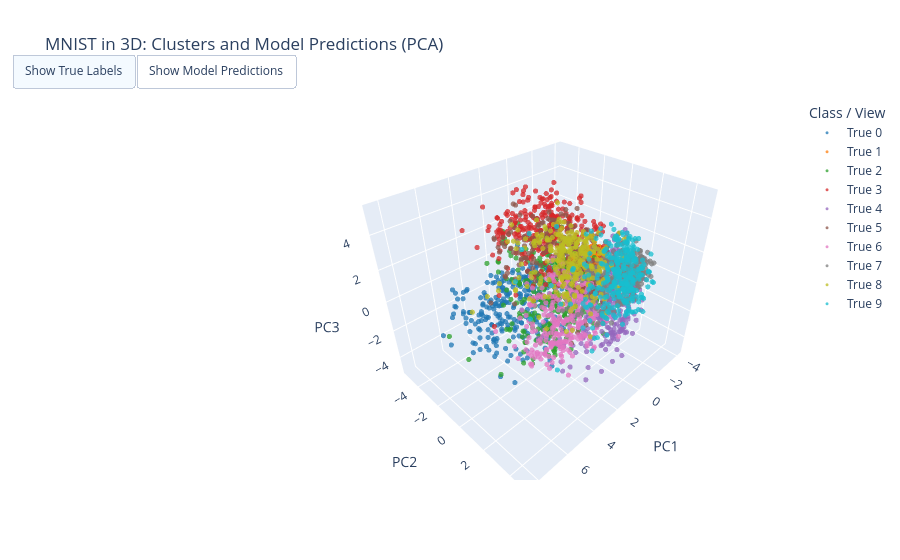

Here is the notebook cell this chart was saved with:
### Markdown cell above
## Step 10B: 3D View of Clusters and Model Predictions

Use PCA to project MNIST images from 784 dimensions to 3 dimensions, then interactively compare:
- True class clusters
- Model-predicted classes
- Misclassified points

### Code cell
# 3D interactive visualization: true labels vs model predictions
# Use a subset for smooth rendering in notebooks
subset_size = 3000
rng = np.random.RandomState(42)
indices = rng.choice(X_test_normalized.shape[0], size=subset_size, replace=False)

X_subset = X_test_normalized[indices]
y_true_subset = y_test[indices]

# Flatten 28x28 images to 784 features and project to 3D using PCA
X_subset_flat = X_subset.reshape(X_subset.shape[0], -1)
pca_3d = PCA(n_components=3, random_state=42)
X_3d = pca_3d.fit_transform(X_subset_flat)

# Model predictions on the same subset
y_pred_probs = model.predict(X_subset, verbose=0)
y_pred_subset = np.argmax(y_pred_probs, axis=1)
misclassified = (y_pred_subset != y_true_subset)

digit_colors = [
    '#1f77b4', '#ff7f0e', '#2ca02c', '#d62728', '#9467bd',
    '#8c564b', '#e377c2', '#7f7f7f', '#bcbd22', '#17becf'
]

fig_3d = go.Figure()

# Traces 0-9: true labels (shown by default)
for digit in range(10):
    mask = (y_true_subset == digit)
    fig_3d.add_trace(go.Scatter3d(
        x=X_3d[mask, 0],
        y=X_3d[mask, 1],
        z=X_3d[mask, 2],
        mode='markers',
        name=f'True {digit}',
        marker=dict(size=3, color=digit_colors[digit], opacity=0.75),
        visible=True
    ))

# Traces 10-19: predicted labels (hidden initially)
for digit in range(10):
    mask = (y_pred_subset == digit)
    fig_3d.add_trace(go.Scatter3d(
        x=X_3d[mask, 0],
        y=X_3d[mask, 1],
        z=X_3d[mask, 2],
        mode='markers',
        name=f'Pred {digit}',
        marker=dict(size=3, color=digit_colors[digit], opacity=0.75),
        visible=False
    ))

# Trace 20: misclassified points overlay (for prediction view)
fig_3d.add_trace(go.Scatter3d(
    x=X_3d[misclassified, 0],
    y=X_3d[misclassified, 1],
    z=X_3d[misclassified, 2],
    mode='markers',
    name='Misclassified',
    marker=dict(size=5, color='black', symbol='x', opacity=0.9),
    visible=False
))

show_true = [True] * 10 + [False] * 11
show_pred = [False] * 10 + [True] * 11

fig_3d.update_layout(
    title='MNIST in 3D: Clusters and Model Predictions (PCA)',
    scene=dict(
        xaxis_title='PC1',
        yaxis_title='PC2',
        zaxis_title='PC3'
    ),
    legend_title_text='Class / View',
    updatemenus=[
        dict(
            type='buttons',
            direction='right',
            x=0.0, y=1.12,
            buttons=[
                dict(label='Show True Labels', method='update',
                     args=[{'visible': show_true},
                           {'title': 'MNIST in 3D: True Class Clusters (PCA)'}]),
                dict(label='Show Model Predictions', method='update',
                     args=[{'visible': show_pred},
                           {'title': 'MNIST in 3D: Model-Predicted Classes (PCA)'}])
            ]
        )
    ]
)

fig_3d.show()

subset_accuracy = np.mean(y_pred_subset == y_true_subset)
print(f'Subset accuracy shown in plot: {subset_accuracy:.4f} ({subset_accuracy*100:.2f}%)')

### Figure 1 — Plotly figure (JSON) as saved in the notebook; plotly's stock layout.template omitted (floating-point values rounded to 4 significant figures; data arrays with more than 128 entries replaced by an {"elided": "..."} marker saying what was removed)
{"data": [{"marker": {"color": "#1f77b4", "opacity": 0.75, "size": 3}, "mode": "markers", "name": "True 0", "type": "scatter3d", "visible": true, "x": {"elided": "290 float values"}, "y": {"elided": "290 float values"}, "z": {"elided": "290 float values"}}, {"marker": {"color": "#ff7f0e", "opacity": 0.75, "size": 3}, "mode": "markers", "name": "True 1", "type": "scatter3d", "visible": true, "x": {"elided": "346 float values"}, "y": {"elided": "346 float values"}, "z": {"elided": "346 float values"}}, {"marker": {"color": "#2ca02c", "opacity": 0.75, "size": 3}, "mode": "markers", "name": "True 2", "type": "scatter3d", "visible": true, "x": {"elided": "315 float values"}, "y": {"elided": "315 float values"}, "z": {"elided": "315 float values"}}, {"marker": {"color": "#d62728", "opacity": 0.75, "size": 3}, "mode": "markers", "name": "True 3", "type": "scatter3d", "visible": true, "x": {"elided": "304 float values"}, "y": {"elided": "304 float values"}, "z": {"elided": "304 float values"}}, {"marker": {"color": "#9467bd", "opacity": 0.75, "size": 3}, "mode": "markers", "name": "True 4", "type": "scatter3d", "visible": true, "x": {"elided": "315 float values"}, "y": {"elided": "315 float values"}, "z": {"elided": "315 float values"}}, {"marker": {"color": "#8c564b", "opacity": 0.75, "size": 3}, "mode": "markers", "name": "True 5", "type": "scatter3d", "visible": true, "x": {"elided": "249 float values"}, "y": {"elided": "249 float values"}, "z": {"elided": "249 float values"}}, {"marker": {"color": "#e377c2", "opacity": 0.75, "size": 3}, "mode": "markers", "name": "True 6", "type": "scatter3d", "visible": true, "x": {"elided": "291 float values"}, "y": {"elided": "291 float values"}, "z": {"elided": "291 float values"}}, {"marker": {"color": "#7f7f7f", "opacity": 0.75, "size": 3}, "mode": "markers", "name": "True 7", "type": "scatter3d", "visible": true, "x": {"elided": "298 float values"}, "y": {"elided": "298 float values"}, "z": {"elided": "298 float values"}}, {"marker": {"color": "#bcbd22", "opacity": 0.75, "size": 3}, "mode": "markers", "name": "True 8", "type": "scatter3d", "visible": true, "x": {"elided": "286 float values"}, "y": {"elided": "286 float values"}, "z": {"elided": "286 float values"}}, {"marker": {"color": "#17becf", "opacity": 0.75, "size": 3}, "mode": "markers", "name": "True 9", "type": "scatter3d", "visible": true, "x": {"elided": "306 float values"}, "y": {"elided": "306 float values"}, "z": {"elided": "306 float values"}}, {"marker": {"color": "#1f77b4", "opacity": 0.75, "size": 3}, "mode": "markers", "name": "Pred 0", "type": "scatter3d", "visible": false, "x": {"elided": "296 float values"}, "y": {"elided": "296 float values"}, "z": {"elided": "296 float values"}}, {"marker": {"color": "#ff7f0e", "opacity": 0.75, "size": 3}, "mode": "markers", "name": "Pred 1", "type": "scatter3d", "visible": false, "x": {"elided": "344 float values"}, "y": {"elided": "344 float values"}, "z": {"elided": "344 float values"}}, {"marker": {"color": "#2ca02c", "opacity": 0.75, "size": 3}, "mode": "markers", "name": "Pred 2", "type": "scatter3d", "visible": false, "x": {"elided": "305 float values"}, "y": {"elided": "305 float values"}, "z": {"elided": "305 float values"}}, {"marker": {"color": "#d62728", "opacity": 0.75, "size": 3}, "mode": "markers", "name": "Pred 3", "type": "scatter3d", "visible": false, "x": {"elided": "307 float values"}, "y": {"elided": "307 float values"}, "z": {"elided": "307 float values"}}, {"marker": {"color": "#9467bd", "opacity": 0.75, "size": 3}, "mode": "markers", "name": "Pred 4", "type": "scatter3d", "visible": false, "x": {"elided": "319 float values"}, "y": {"elided": "319 float values"}, "z": {"elided": "319 float values"}}, {"marker": {"color": "#8c564b", "opacity": 0.75, "size": 3}, "mode": "markers", "name": "Pred 5", "type": "scatter3d", "visible": false, "x": {"elided": "253 float values"}, "y": {"elided": "253 float values"}, "z": {"elided": "253 float values"}}, {"marker": {"color": "#e377c2", "opacity": 0.75, "size": 3}, "mode": "markers", "name": "Pred 6", "type": "scatter3d", "visible": false, "x": {"elided": "294 float values"}, "y": {"elided": "294 float values"}, "z": {"elided": "294 float values"}}, {"marker": {"color": "#7f7f7f", "opacity": 0.75, "size": 3}, "mode": "markers", "name": "Pred 7", "type": "scatter3d", "visible": false, "x": {"elided": "299 float values"}, "y": {"elided": "299 float values"}, "z": {"elided": "299 float values"}}, {"marker": {"color": "#bcbd22", "opacity": 0.75, "size": 3}, "mode": "markers", "name": "Pred 8", "type": "scatter3d", "visible": false, "x": {"elided": "286 float values"}, "y": {"elided": "286 float values"}, "z": {"elided": "286 float values"}}, {"marker": {"color": "#17becf", "opacity": 0.75, "size": 3}, "mode": "markers", "name": "Pred 9", "type": "scatter3d", "visible": false, "x": {"elided": "297 float values"}, "y": {"elided": "297 float values"}, "z": {"elided": "297 float values"}}, {"marker": {"color": "black", "opacity": 0.9, "size": 5, "symbol": "x"}, "mode": "markers", "name": "Misclassified", "type": "scatter3d", "visible": false, "x": [-1.344, -2.616, -0.5693, -1.694, 2.352, 2.675, 2.175, 2.378, -0.1066, 0.3352, -2.967, 1.959, -0.2261, -2.552, -0.2486, -1.922, -0.6987, 2.015, -0.8694, -1.957, 2.47, -1.533, -1.82, -0.6171, -0.5201, -0.3732, -0.5442, -0.5587, -1.792, 0.4913, 3.31, 0.2955, 0.6333, -2.902, 0.4251, -0.6153, -2.358, -0.06487, -1.822, -2.247, -1.371, 1.156, -0.3343, -0.2307, -0.9588, -2.946, -2.198, -1.817, -2.539, 0.0132, 0.5053, -1.156, 0.8717, -1.658, 2.585, 0.3917, -2.133, 2.557, 3.303, -0.5101, 0.5605, 0.9682, -2.008, -0.9369, -1.161, 0.1635, 1.017, -1.883, -1.216, 0.4288, 3.036, -2.059, -0.9678, 0.4355, -1.952, -0.5498, 2.517, 1.674, 3.323, -0.07274, 1.04, -0.4562, 0.3239, 1.355, -1.404, 5.274, -1.444], "y": [-2.37, -0.7425, -0.9066, -1.606, -0.225, -1.493, 0.6611, -1.013, 1.627, -0.4151, -1.841, -1.686, -1.756, 1.214, -0.9135, 2.703, 0.07549, -1.924, 0.459, 1.167, -2.361, -2.397, 2.202, 3.65, -1.463, -1.162, 1.391, -0.09298, 1.485, 1.874, 0.3449, -1.45, -0.7669, -1.581, 0.6767, 1.503, 1.015, 3.711, 0.1409, 1.471, -2.09, -0.5831, -1.326, 2.038, -1.047, 0.0162, -0.4102, -0.1651, 1.106, -3.227, -3.26, 2.34, -1.341, -0.3493, -0.6804, 3.591, -0.2604, 0.903, -0.3075, 0.6115, -1.913, 3.725, 1.509, 2.531, -0.001927, 3.029, -2.26, -1.213, 0.2629, 2.718, 1.093, 0.2868, -1.153, 1.649, -0.76, 1.065, -0.4162, 1.391, -1.077, 0.8048, 0.7172, 0.8386, 2.651, -0.1023, 1.287, 0.8516, 1.686], "z": [0.1674, 0.7278, -0.7739, -1.065, -0.2954, 2.382, -3.182, -0.8998, 0.5573, 0.08896, -1.172, 2.987, 2.577, -0.1421, 3.463, -0.5807, -1.695, -0.3261, 1.022, 0.2545, -1.695, -2.042, 0.09001, -0.7552, 0.7255, 1.022, -2.963, -2.731, 0.3577, -0.9317, -2.285, -2.075, -3.331, -1.191, -2.02, 2.374, -0.7927, -0.1816, -2.251, 0.1395, -1.189, 0.08068, 0.06996, -2.26, -1.417, -0.6415, -1.967, 0.5341, -0.497, 1.153, 1.449, 0.5763, 0.1929, -1.981, -0.9552, -1.917, -1.682, -3.21, -1.077, 2.508, -1.989, 0.5571, 1.308, 1.705, -1.323, 0.9368, 1.649, -0.1953, -2.389, 2.235, -0.3266, 1.171, 0.6586, -1.034, -1.318, -0.8323, 1.244, 2.652, 1.111, -0.7526, 1.455, 0.001908, -1.413, -2.344, 1.008, -2.118, 2.349]}], "layout": {"legend": {"title": {"text": "Class / View"}}, "scene": {"xaxis": {"title": {"text": "PC1"}}, "yaxis": {"title": {"text": "PC2"}}, "zaxis": {"title": {"text": "PC3"}}}, "title": {"text": "MNIST in 3D: Clusters and Model Predictions (PCA)"}, "updatemenus": [{"buttons": [{"args": [{"visible": [true, true, true, true, true, true, true, true, true, true, false, false, false, false, false, false, false, false, false, false, false]}, {"title": "MNIST in 3D: True Class Clusters (PCA)"}], "label": "Show True Labels", "method": "update"}, {"args": [{"visible": [false, false, false, false, false, false, false, false, false, false, true, true, true, true, true, true, true, true, true, true, true]}, {"title": "MNIST in 3D: Model-Predicted Classes (PCA)"}], "label": "Show Model Predictions", "method": "update"}], "direction": "right", "type": "buttons", "x": 0, "y": 1.12}]}}
